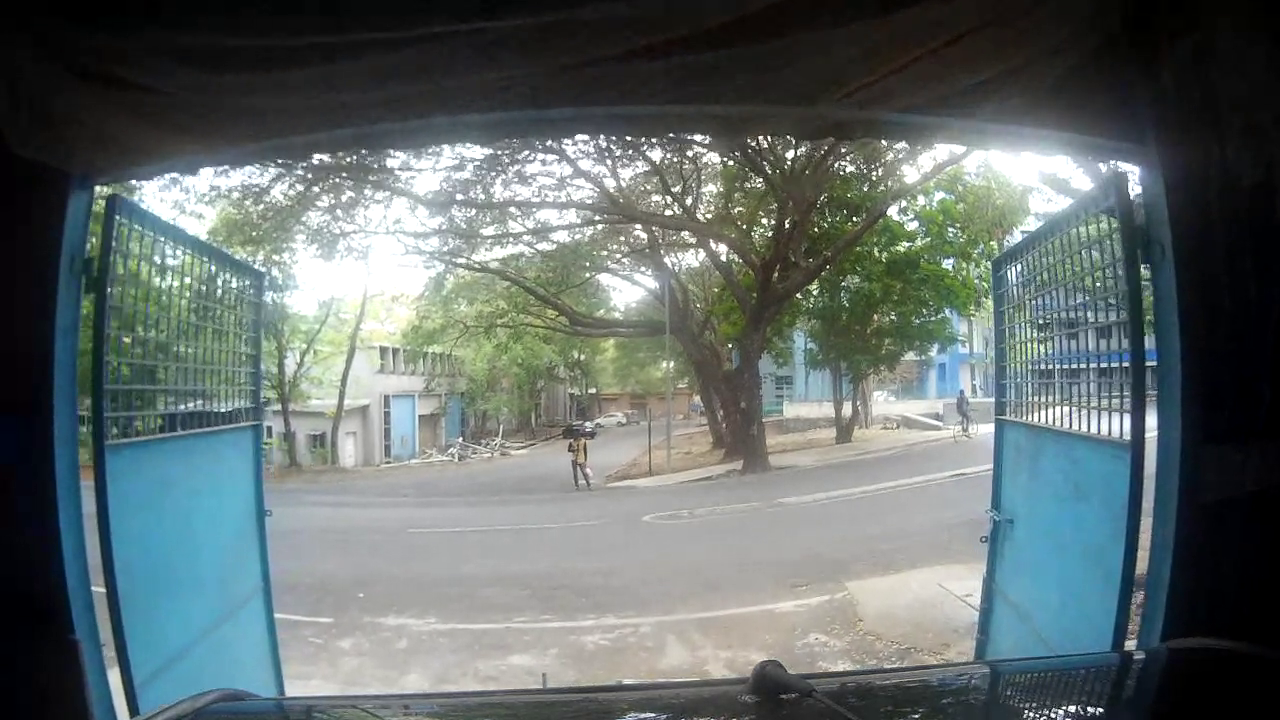
#> input picture fish_correction/1.png, 1280 x 720 px, found by its file name
$ python crop.py
#> lines starting #> are read from the running program, lines starting #| are printed output that depends on the picture
import cv2

read_name = '1.png'
write_name = '2.png'

img = cv2.imread(read_name)
#> img is the input picture: shape (720, 1280, 3); mean B, G, R 108.1, 108.9, 98.5

l_rows = 50
u_cols = 50
r_rows = 150
d_cols = 150

img1 = img[l_rows:r_rows,u_cols:d_cols]
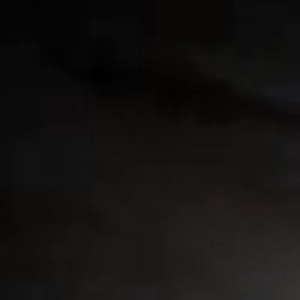
#> img1: shape (100, 100, 3) (shown 3 times larger); mean B, G, R 16.6, 17.9, 19.4

cv2.imwrite(write_name,img1)
